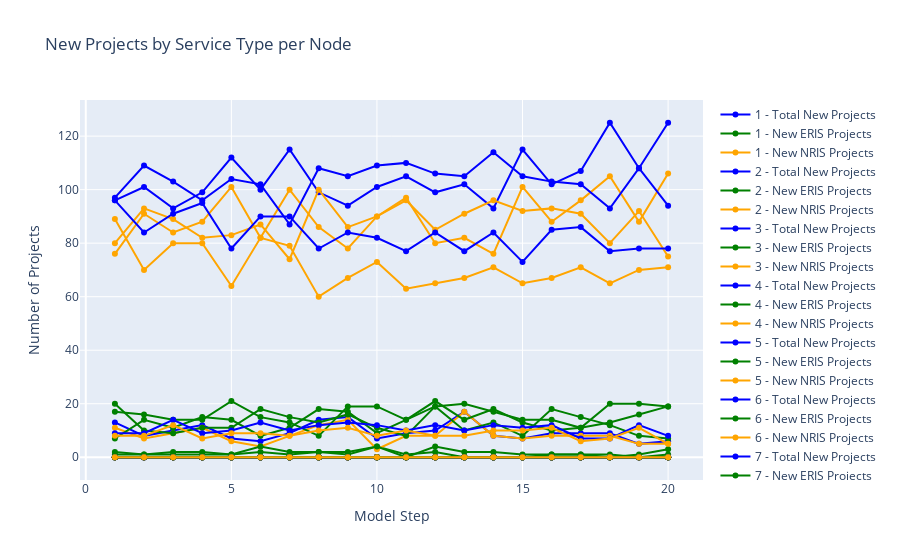
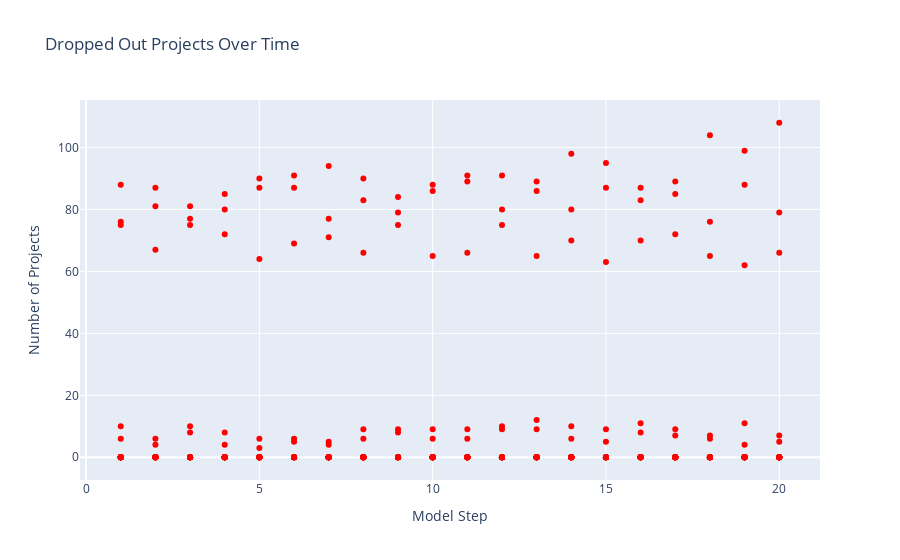
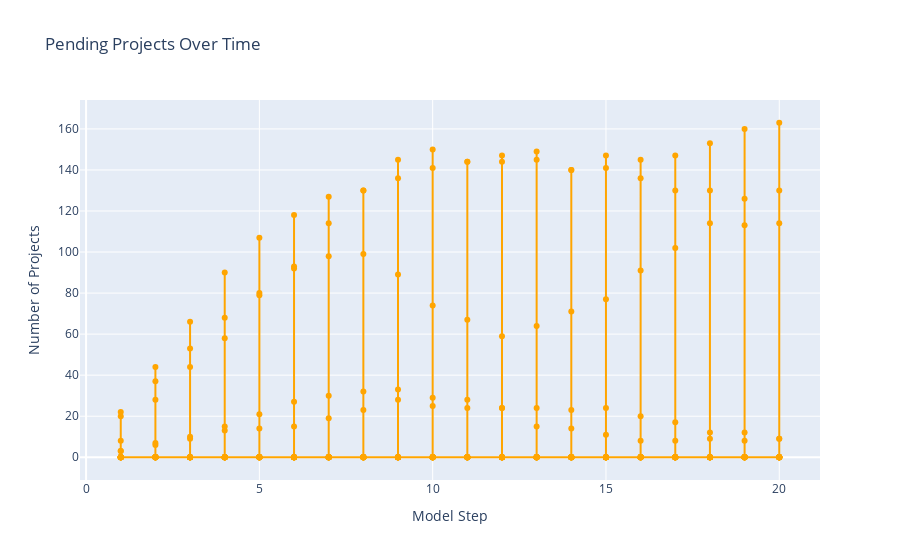
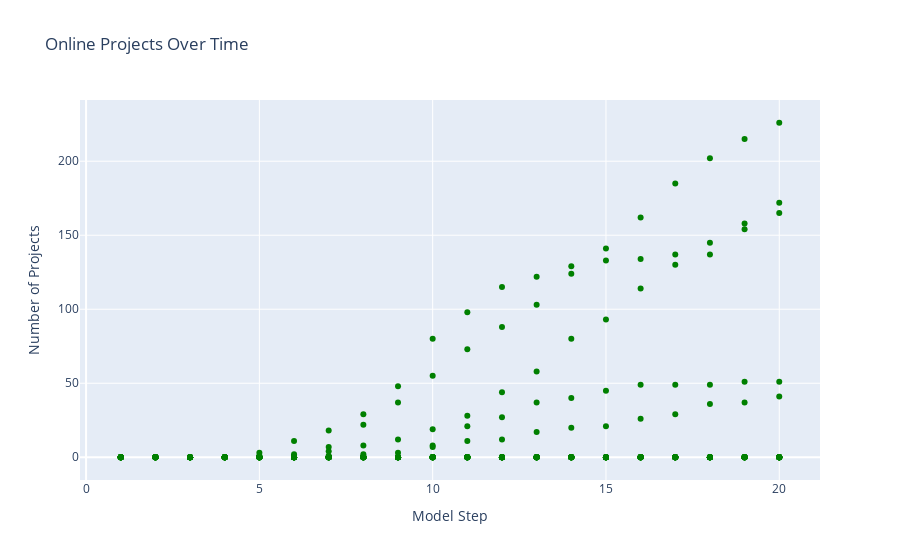

Notebook code cell kept with these figures, in order:
### Markdown cell above
# Node Plots

### Code cell
import pandas as pd
import plotly.graph_objects as go

# Load the CSV
df = pd.read_csv("node_round_summary.csv")

# Get unique node IDs
nodes = df['node_id'].unique()
import plotly.graph_objects as go

# --- Projects by Service Type ---
fig_projects = go.Figure()

for node in nodes:
    node_df = df[df['node_id'] == node]
    
    # Total new projects this step
    fig_projects.add_trace(go.Scatter(
        x=node_df['model_step'],
        y=node_df['num_projects'],
        mode='lines+markers',
        name=f"{node} - Total New Projects",
        line=dict(color='blue')
    ))
    
    # New ERIS projects
    fig_projects.add_trace(go.Scatter(
        x=node_df['model_step'],
        y=node_df['new_eris_count'],
        mode='lines+markers',
        name=f"{node} - New ERIS Projects",
        line=dict(color='green')
    ))
    
    # New NRIS projects
    fig_projects.add_trace(go.Scatter(
        x=node_df['model_step'],
        y=node_df['new_nris_count'],
        mode='lines+markers',
        name=f"{node} - New NRIS Projects",
        line=dict(color='orange')
    ))

fig_projects.update_layout(
    title="New Projects by Service Type per Node",
    xaxis_title="Model Step",
    yaxis_title="Number of Projects"
)

fig_projects.show()

# -------------------------------
# 1. Dropped Out Projects Over Time
fig_dropped = go.Figure()
fig_dropped.add_trace(go.Scatter(
    x=df['model_step'],
    y=df['new_dropped_out'],  # updated to match node_summary variable
    mode='markers',
    name='Dropped Out',
    line=dict(color='red')
))
fig_dropped.update_layout(
    title="Dropped Out Projects Over Time",
    xaxis_title="Model Step",
    yaxis_title="Number of Projects"
)
fig_dropped.show()

# -------------------------------
# 2. Pending Projects Over Time
fig_pending = go.Figure()
fig_pending.add_trace(go.Scatter(
    x=df['model_step'],
    y=df['total_pending_count'],  # matches node_summary
    mode='lines+markers',
    name='Pending',
    line=dict(color='orange')
))
fig_pending.update_layout(
    title="Pending Projects Over Time",
    xaxis_title="Model Step",
    yaxis_title="Number of Projects"
)
fig_pending.show()

# -------------------------------
# 3. Online Projects Over Time
fig_online = go.Figure()
fig_online.add_trace(go.Scatter(
    x=df['model_step'],
    y=df['total_online_count'],  # matches node_summary
    mode='markers',
    name='Online',
    line=dict(color='green')
))
fig_online.update_layout(
    title="Online Projects Over Time",
    xaxis_title="Model Step",
    yaxis_title="Number of Projects"
)
fig_online.show()

# -------------------------------
# 4. Installed vs Available Capacity
fig_available_capacity = go.Figure()
for node in nodes:
    node_df = df[df['node_id'] == node]
    fig_available_capacity.add_trace(go.Scatter(
        x=node_df['model_step'], y=node_df['available_capacity'],
        mode='lines+markers',
        name=f"{node} - Available Capacity"
    ))

fig_available_capacity.update_layout(
    title="Available Capacity per Node",
    xaxis_title="Model Step",
    yaxis_title="MW"
)
fig_available_capacity.show()

fig_capacity = go.Figure()
for node in nodes:
    node_df = df[df['node_id'] == node]
    fig_capacity.add_trace(go.Scatter(
        x=node_df['model_step'], y=node_df['installed_capacity'],  # fixed typo
        mode='lines+markers',
        name=f"{node} - Installed Capacity"
    ))
fig_capacity.update_layout(
    title="Installed  Capacity per Node",
    xaxis_title="Model Step",
    yaxis_title="MW"
)
fig_capacity.show()


# -------------------------------
# 5. Congestion Indicator
fig_congestion = go.Figure()
for node in nodes:
    node_df = df[df['node_id'] == node]
    fig_congestion.add_trace(go.Scatter(
        x=node_df['model_step'], y=node_df['congestion_indicator'],
        mode='lines+markers',
        name=f"{node} - Congestion"
    ))
fig_congestion.update_layout(
    title="Node Congestion Indicator Over Time",
    xaxis_title="Model Step",
    yaxis_title="Congestion Indicator"
)
fig_congestion.show()

# -------------------------------
# 6. Average Assigned Costs
cost_cols = [
    "avg_cost_eris_dropped_out", "avg_cost_nris_dropped_out",
    "avg_cost_eris_pending", "avg_cost_nris_pending",
    "avg_cost_eris_online", "avg_cost_nris_online"
]
fig_costs = go.Figure()
for node in nodes:
    node_df = df[df['node_id'] == node]
    for col in cost_cols:
        fig_costs.add_trace(go.Scatter(
            x=node_df['model_step'], y=node_df[col],
            mode='lines+markers',
            name=f"{node} - {col}"
        ))
fig_costs.update_layout(
    title="Average Assigned Costs per Status & Service Type",
    xaxis_title="Model Step",
    yaxis_title="Average Cost ($/MW)"
)
fig_costs.show()

# -------------------------------
# 7. MW sums per status & service type
mw_cols = [
    "pending_eris_mw", "pending_nris_mw",
    "online_eris_mw", "online_nris_mw",
    "dropped_out_eris_mw", "dropped_out_nris_mw"
]
fig_mw = go.Figure()
for node in nodes:
    node_df = df[df['node_id'] == node]
    for col in mw_cols:
        fig_mw.add_trace(go.Scatter(
            x=node_df['model_step'], y=node_df[col],
            mode='lines+markers',
            name=f"{node} - {col}"
        ))
fig_mw.update_layout(
    title="MW Sums per Status & Service Type",
    xaxis_title="Model Step",
    yaxis_title="MW"
)
fig_mw.show()
fig_time= go.Figure()
fig_time.add_trace(go.Scatter(
    x=df['model_step'],
    y=df['avg_construction_time'],
    mode='markers',
    name='Construction Time'
))
fig_time.add_trace(go.Scatter(
    x=df['model_step'],
    y=df['avg_study_time'],
    mode='markers',
    name='study Time'
))
fig_time.update_layout(
    title="Construction and study Time",
    xaxis_title="Model Step",
    yaxis_title="Year"
)
fig_time.show()
import pandas as pd
import plotly.graph_objects as go

# Load CSV
df = pd.read_csv("node_round_summary.csv")

# Define the cost columns by status and service type
cost_status = {
    "Dropped Out": ["avg_cost_eris_dropped_out", "avg_cost_nris_dropped_out"],
    "Pending": ["avg_cost_eris_pending", "avg_cost_nris_pending"],
    "Online": ["avg_cost_eris_online", "avg_cost_nris_online"]
}

colors = {"ERIS":"green","NRIS":"orange"}

# Aggregate system-level costs (average across nodes per step)
system_df = df.groupby("model_step")[list(df.columns)].mean().reset_index()

# Plot
fig_costs = go.Figure()

for status, cols in cost_status.items():
    for col in cols:
        service = "ERIS" if "eris" in col else "NRIS"
        fig_costs.add_trace(go.Scatter(
            x=system_df['model_step'],
            y=system_df[col],
            mode='lines+markers',
            name=f"{service} ({status})",
            line=dict(color=colors[service])
        ))

fig_costs.update_layout(
    title="System-Level Average Assigned Costs per Status & Service Type",
    xaxis_title="Model Step",
    yaxis_title="Average Cost ($/MW)"
)

fig_costs.show()

### Figure 1 — Plotly figure (JSON) as saved in the notebook; plotly's stock layout.template omitted (floating-point values rounded to 4 significant figures)
{"data": [{"line": {"color": "blue"}, "mode": "lines+markers", "name": "1 - Total New Projects", "type": "scatter", "x": [1, 2, 3, 4, 5, 6, 7, 8, 9, 10, 11, 12, 13, 14, 15, 16, 17, 18, 19, 20], "y": [0, 0, 0, 0, 0, 0, 0, 0, 0, 0, 0, 0, 0, 0, 0, 0, 0, 0, 0, 0]}, {"line": {"color": "green"}, "mode": "lines+markers", "name": "1 - New ERIS Projects", "type": "scatter", "x": [1, 2, 3, 4, 5, 6, 7, 8, 9, 10, 11, 12, 13, 14, 15, 16, 17, 18, 19, 20], "y": [0, 0, 0, 0, 0, 0, 0, 0, 0, 0, 0, 0, 0, 0, 0, 0, 0, 0, 0, 0]}, {"line": {"color": "orange"}, "mode": "lines+markers", "name": "1 - New NRIS Projects", "type": "scatter", "x": [1, 2, 3, 4, 5, 6, 7, 8, 9, 10, 11, 12, 13, 14, 15, 16, 17, 18, 19, 20], "y": [0, 0, 0, 0, 0, 0, 0, 0, 0, 0, 0, 0, 0, 0, 0, 0, 0, 0, 0, 0]}, {"line": {"color": "blue"}, "mode": "lines+markers", "name": "2 - Total New Projects", "type": "scatter", "x": [1, 2, 3, 4, 5, 6, 7, 8, 9, 10, 11, 12, 13, 14, 15, 16, 17, 18, 19, 20], "y": [0, 0, 0, 0, 0, 0, 0, 0, 0, 0, 0, 0, 0, 0, 0, 0, 0, 0, 0, 0]}, {"line": {"color": "green"}, "mode": "lines+markers", "name": "2 - New ERIS Projects", "type": "scatter", "x": [1, 2, 3, 4, 5, 6, 7, 8, 9, 10, 11, 12, 13, 14, 15, 16, 17, 18, 19, 20], "y": [0, 0, 0, 0, 0, 0, 0, 0, 0, 0, 0, 0, 0, 0, 0, 0, 0, 0, 0, 0]}, {"line": {"color": "orange"}, "mode": "lines+markers", "name": "2 - New NRIS Projects", "type": "scatter", "x": [1, 2, 3, 4, 5, 6, 7, 8, 9, 10, 11, 12, 13, 14, 15, 16, 17, 18, 19, 20], "y": [0, 0, 0, 0, 0, 0, 0, 0, 0, 0, 0, 0, 0, 0, 0, 0, 0, 0, 0, 0]}, {"line": {"color": "blue"}, "mode": "lines+markers", "name": "3 - Total New Projects", "type": "scatter", "x": [1, 2, 3, 4, 5, 6, 7, 8, 9, 10, 11, 12, 13, 14, 15, 16, 17, 18, 19, 20], "y": [0, 0, 0, 0, 0, 0, 0, 0, 0, 0, 0, 0, 0, 0, 0, 0, 0, 0, 0, 0]}, {"line": {"color": "green"}, "mode": "lines+markers", "name": "3 - New ERIS Projects", "type": "scatter", "x": [1, 2, 3, 4, 5, 6, 7, 8, 9, 10, 11, 12, 13, 14, 15, 16, 17, 18, 19, 20], "y": [0, 0, 0, 0, 0, 0, 0, 0, 0, 0, 0, 0, 0, 0, 0, 0, 0, 0, 0, 0]}, {"line": {"color": "orange"}, "mode": "lines+markers", "name": "3 - New NRIS Projects", "type": "scatter", "x": [1, 2, 3, 4, 5, 6, 7, 8, 9, 10, 11, 12, 13, 14, 15, 16, 17, 18, 19, 20], "y": [0, 0, 0, 0, 0, 0, 0, 0, 0, 0, 0, 0, 0, 0, 0, 0, 0, 0, 0, 0]}, {"line": {"color": "blue"}, "mode": "lines+markers", "name": "4 - Total New Projects", "type": "scatter", "x": [1, 2, 3, 4, 5, 6, 7, 8, 9, 10, 11, 12, 13, 14, 15, 16, 17, 18, 19, 20], "y": [13, 8, 10, 12, 7, 6, 9, 14, 15, 7, 9, 10, 17, 8, 7, 9, 9, 9, 5, 6]}, {"line": {"color": "green"}, "mode": "lines+markers", "name": "4 - New ERIS Projects", "type": "scatter", "x": [1, 2, 3, 4, 5, 6, 7, 8, 9, 10, 11, 12, 13, 14, 15, 16, 17, 18, 19, 20], "y": [2, 1, 1, 1, 1, 2, 1, 2, 1, 4, 1, 2, 0, 0, 0, 1, 1, 1, 0, 1]}, {"line": {"color": "orange"}, "mode": "lines+markers", "name": "4 - New NRIS Projects", "type": "scatter", "x": [1, 2, 3, 4, 5, 6, 7, 8, 9, 10, 11, 12, 13, 14, 15, 16, 17, 18, 19, 20], "y": [11, 7, 9, 11, 6, 4, 8, 12, 14, 3, 8, 8, 17, 8, 7, 8, 8, 8, 5, 5]}, {"line": {"color": "blue"}, "mode": "lines+markers", "name": "5 - Total New Projects", "type": "scatter", "x": [1, 2, 3, 4, 5, 6, 7, 8, 9, 10, 11, 12, 13, 14, 15, 16, 17, 18, 19, 20], "y": [96, 101, 93, 99, 112, 100, 115, 99, 94, 101, 105, 99, 102, 93, 115, 102, 107, 125, 108, 125]}, {"line": {"color": "green"}, "mode": "lines+markers", "name": "5 - New ERIS Projects", "type": "scatter", "x": [1, 2, 3, 4, 5, 6, 7, 8, 9, 10, 11, 12, 13, 14, 15, 16, 17, 18, 19, 20], "y": [20, 10, 9, 11, 11, 18, 15, 13, 16, 11, 8, 19, 20, 17, 14, 14, 11, 20, 20, 19]}, {"line": {"color": "orange"}, "mode": "lines+markers", "name": "5 - New NRIS Projects", "type": "scatter", "x": [1, 2, 3, 4, 5, 6, 7, 8, 9, 10, 11, 12, 13, 14, 15, 16, 17, 18, 19, 20], "y": [76, 91, 84, 88, 101, 82, 100, 86, 78, 90, 97, 80, 82, 76, 101, 88, 96, 105, 88, 106]}, {"line": {"color": "blue"}, "mode": "lines+markers", "name": "6 - Total New Projects", "type": "scatter", "x": [1, 2, 3, 4, 5, 6, 7, 8, 9, 10, 11, 12, 13, 14, 15, 16, 17, 18, 19, 20], "y": [0, 0, 0, 0, 0, 0, 0, 0, 0, 0, 0, 0, 0, 0, 0, 0, 0, 0, 0, 0]}, {"line": {"color": "green"}, "mode": "lines+markers", "name": "6 - New ERIS Projects", "type": "scatter", "x": [1, 2, 3, 4, 5, 6, 7, 8, 9, 10, 11, 12, 13, 14, 15, 16, 17, 18, 19, 20], "y": [0, 0, 0, 0, 0, 0, 0, 0, 0, 0, 0, 0, 0, 0, 0, 0, 0, 0, 0, 0]}, {"line": {"color": "orange"}, "mode": "lines+markers", "name": "6 - New NRIS Projects", "type": "scatter", "x": [1, 2, 3, 4, 5, 6, 7, 8, 9, 10, 11, 12, 13, 14, 15, 16, 17, 18, 19, 20], "y": [0, 0, 0, 0, 0, 0, 0, 0, 0, 0, 0, 0, 0, 0, 0, 0, 0, 0, 0, 0]}, {"line": {"color": "blue"}, "mode": "lines+markers", "name": "7 - Total New Projects", "type": "scatter", "x": [1, 2, 3, 4, 5, 6, 7, 8, 9, 10, 11, 12, 13, 14, 15, 16, 17, 18, 19, 20], "y": [0, 0, 0, 0, 0, 0, 0, 0, 0, 0, 0, 0, 0, 0, 0, 0, 0, 0, 0, 0]}, {"line": {"color": "green"}, "mode": "lines+markers", "name": "7 - New ERIS Projects", "type": "scatter", "x": [1, 2, 3, 4, 5, 6, 7, 8, 9, 10, 11, 12, 13, 14, 15, 16, 17, 18, 19, 20], "y": [0, 0, 0, 0, 0, 0, 0, 0, 0, 0, 0, 0, 0, 0, 0, 0, 0, 0, 0, 0]}, {"line": {"color": "orange"}, "mode": "lines+markers", "name": "7 - New NRIS Projects", "type": "scatter", "x": [1, 2, 3, 4, 5, 6, 7, 8, 9, 10, 11, 12, 13, 14, 15, 16, 17, 18, 19, 20], "y": [0, 0, 0, 0, 0, 0, 0, 0, 0, 0, 0, 0, 0, 0, 0, 0, 0, 0, 0, 0]}, {"line": {"color": "blue"}, "mode": "lines+markers", "name": "8 - Total New Projects", "type": "scatter", "x": [1, 2, 3, 4, 5, 6, 7, 8, 9, 10, 11, 12, 13, 14, 15, 16, 17, 18, 19, 20], "y": [0, 0, 0, 0, 0, 0, 0, 0, 0, 0, 0, 0, 0, 0, 0, 0, 0, 0, 0, 0]}, {"line": {"color": "green"}, "mode": "lines+markers", "name": "8 - New ERIS Projects", "type": "scatter", "x": [1, 2, 3, 4, 5, 6, 7, 8, 9, 10, 11, 12, 13, 14, 15, 16, 17, 18, 19, 20], "y": [0, 0, 0, 0, 0, 0, 0, 0, 0, 0, 0, 0, 0, 0, 0, 0, 0, 0, 0, 0]}, {"line": {"color": "orange"}, "mode": "lines+markers", "name": "8 - New NRIS Projects", "type": "scatter", "x": [1, 2, 3, 4, 5, 6, 7, 8, 9, 10, 11, 12, 13, 14, 15, 16, 17, 18, 19, 20], "y": [0, 0, 0, 0, 0, 0, 0, 0, 0, 0, 0, 0, 0, 0, 0, 0, 0, 0, 0, 0]}, {"line": {"color": "blue"}, "mode": "lines+markers", "name": "9 - Total New Projects", "type": "scatter", "x": [1, 2, 3, 4, 5, 6, 7, 8, 9, 10, 11, 12, 13, 14, 15, 16, 17, 18, 19, 20], "y": [97, 109, 103, 96, 104, 102, 87, 108, 105, 109, 110, 106, 105, 114, 105, 103, 102, 93, 108, 94]}, {"line": {"color": "green"}, "mode": "lines+markers", "name": "9 - New ERIS Projects", "type": "scatter", "x": [1, 2, 3, 4, 5, 6, 7, 8, 9, 10, 11, 12, 13, 14, 15, 16, 17, 18, 19, 20], "y": [17, 16, 14, 14, 21, 15, 13, 8, 19, 19, 14, 21, 14, 18, 13, 10, 11, 13, 16, 19]}, {"line": {"color": "orange"}, "mode": "lines+markers", "name": "9 - New NRIS Projects", "type": "scatter", "x": [1, 2, 3, 4, 5, 6, 7, 8, 9, 10, 11, 12, 13, 14, 15, 16, 17, 18, 19, 20], "y": [80, 93, 89, 82, 83, 87, 74, 100, 86, 90, 96, 85, 91, 96, 92, 93, 91, 80, 92, 75]}, {"line": {"color": "blue"}, "mode": "lines+markers", "name": "10 - Total New Projects", "type": "scatter", "x": [1, 2, 3, 4, 5, 6, 7, 8, 9, 10, 11, 12, 13, 14, 15, 16, 17, 18, 19, 20], "y": [0, 0, 0, 0, 0, 0, 0, 0, 0, 0, 0, 0, 0, 0, 0, 0, 0, 0, 0, 0]}, {"line": {"color": "green"}, "mode": "lines+markers", "name": "10 - New ERIS Projects", "type": "scatter", "x": [1, 2, 3, 4, 5, 6, 7, 8, 9, 10, 11, 12, 13, 14, 15, 16, 17, 18, 19, 20], "y": [0, 0, 0, 0, 0, 0, 0, 0, 0, 0, 0, 0, 0, 0, 0, 0, 0, 0, 0, 0]}, {"line": {"color": "orange"}, "mode": "lines+markers", "name": "10 - New NRIS Projects", "type": "scatter", "x": [1, 2, 3, 4, 5, 6, 7, 8, 9, 10, 11, 12, 13, 14, 15, 16, 17, 18, 19, 20], "y": [0, 0, 0, 0, 0, 0, 0, 0, 0, 0, 0, 0, 0, 0, 0, 0, 0, 0, 0, 0]}, {"line": {"color": "blue"}, "mode": "lines+markers", "name": "11 - Total New Projects", "type": "scatter", "x": [1, 2, 3, 4, 5, 6, 7, 8, 9, 10, 11, 12, 13, 14, 15, 16, 17, 18, 19, 20], "y": [0, 0, 0, 0, 0, 0, 0, 0, 0, 0, 0, 0, 0, 0, 0, 0, 0, 0, 0, 0]}, {"line": {"color": "green"}, "mode": "lines+markers", "name": "11 - New ERIS Projects", "type": "scatter", "x": [1, 2, 3, 4, 5, 6, 7, 8, 9, 10, 11, 12, 13, 14, 15, 16, 17, 18, 19, 20], "y": [0, 0, 0, 0, 0, 0, 0, 0, 0, 0, 0, 0, 0, 0, 0, 0, 0, 0, 0, 0]}, {"line": {"color": "orange"}, "mode": "lines+markers", "name": "11 - New NRIS Projects", "type": "scatter", "x": [1, 2, 3, 4, 5, 6, 7, 8, 9, 10, 11, 12, 13, 14, 15, 16, 17, 18, 19, 20], "y": [0, 0, 0, 0, 0, 0, 0, 0, 0, 0, 0, 0, 0, 0, 0, 0, 0, 0, 0, 0]}, {"line": {"color": "blue"}, "mode": "lines+markers", "name": "12 - Total New Projects", "type": "scatter", "x": [1, 2, 3, 4, 5, 6, 7, 8, 9, 10, 11, 12, 13, 14, 15, 16, 17, 18, 19, 20], "y": [0, 0, 0, 0, 0, 0, 0, 0, 0, 0, 0, 0, 0, 0, 0, 0, 0, 0, 0, 0]}, {"line": {"color": "green"}, "mode": "lines+markers", "name": "12 - New ERIS Projects", "type": "scatter", "x": [1, 2, 3, 4, 5, 6, 7, 8, 9, 10, 11, 12, 13, 14, 15, 16, 17, 18, 19, 20], "y": [0, 0, 0, 0, 0, 0, 0, 0, 0, 0, 0, 0, 0, 0, 0, 0, 0, 0, 0, 0]}, {"line": {"color": "orange"}, "mode": "lines+markers", "name": "12 - New NRIS Projects", "type": "scatter", "x": [1, 2, 3, 4, 5, 6, 7, 8, 9, 10, 11, 12, 13, 14, 15, 16, 17, 18, 19, 20], "y": [0, 0, 0, 0, 0, 0, 0, 0, 0, 0, 0, 0, 0, 0, 0, 0, 0, 0, 0, 0]}, {"line": {"color": "blue"}, "mode": "lines+markers", "name": "13 - Total New Projects", "type": "scatter", "x": [1, 2, 3, 4, 5, 6, 7, 8, 9, 10, 11, 12, 13, 14, 15, 16, 17, 18, 19, 20], "y": [0, 0, 0, 0, 0, 0, 0, 0, 0, 0, 0, 0, 0, 0, 0, 0, 0, 0, 0, 0]}, {"line": {"color": "green"}, "mode": "lines+markers", "name": "13 - New ERIS Projects", "type": "scatter", "x": [1, 2, 3, 4, 5, 6, 7, 8, 9, 10, 11, 12, 13, 14, 15, 16, 17, 18, 19, 20], "y": [0, 0, 0, 0, 0, 0, 0, 0, 0, 0, 0, 0, 0, 0, 0, 0, 0, 0, 0, 0]}, {"line": {"color": "orange"}, "mode": "lines+markers", "name": "13 - New NRIS Projects", "type": "scatter", "x": [1, 2, 3, 4, 5, 6, 7, 8, 9, 10, 11, 12, 13, 14, 15, 16, 17, 18, 19, 20], "y": [0, 0, 0, 0, 0, 0, 0, 0, 0, 0, 0, 0, 0, 0, 0, 0, 0, 0, 0, 0]}, {"line": {"color": "blue"}, "mode": "lines+markers", "name": "14 - Total New Projects", "type": "scatter", "x": [1, 2, 3, 4, 5, 6, 7, 8, 9, 10, 11, 12, 13, 14, 15, 16, 17, 18, 19, 20], "y": [0, 0, 0, 0, 0, 0, 0, 0, 0, 0, 0, 0, 0, 0, 0, 0, 0, 0, 0, 0]}, {"line": {"color": "green"}, "mode": "lines+markers", "name": "14 - New ERIS Projects", "type": "scatter", "x": [1, 2, 3, 4, 5, 6, 7, 8, 9, 10, 11, 12, 13, 14, 15, 16, 17, 18, 19, 20], "y": [0, 0, 0, 0, 0, 0, 0, 0, 0, 0, 0, 0, 0, 0, 0, 0, 0, 0, 0, 0]}, {"line": {"color": "orange"}, "mode": "lines+markers", "name": "14 - New NRIS Projects", "type": "scatter", "x": [1, 2, 3, 4, 5, 6, 7, 8, 9, 10, 11, 12, 13, 14, 15, 16, 17, 18, 19, 20], "y": [0, 0, 0, 0, 0, 0, 0, 0, 0, 0, 0, 0, 0, 0, 0, 0, 0, 0, 0, 0]}, {"line": {"color": "blue"}, "mode": "lines+markers", "name": "15 - Total New Projects", "type": "scatter", "x": [1, 2, 3, 4, 5, 6, 7, 8, 9, 10, 11, 12, 13, 14, 15, 16, 17, 18, 19, 20], "y": [0, 0, 0, 0, 0, 0, 0, 0, 0, 0, 0, 0, 0, 0, 0, 0, 0, 0, 0, 0]}, {"line": {"color": "green"}, "mode": "lines+markers", "name": "15 - New ERIS Projects", "type": "scatter", "x": [1, 2, 3, 4, 5, 6, 7, 8, 9, 10, 11, 12, 13, 14, 15, 16, 17, 18, 19, 20], "y": [0, 0, 0, 0, 0, 0, 0, 0, 0, 0, 0, 0, 0, 0, 0, 0, 0, 0, 0, 0]}, {"line": {"color": "orange"}, "mode": "lines+markers", "name": "15 - New NRIS Projects", "type": "scatter", "x": [1, 2, 3, 4, 5, 6, 7, 8, 9, 10, 11, 12, 13, 14, 15, 16, 17, 18, 19, 20], "y": [0, 0, 0, 0, 0, 0, 0, 0, 0, 0, 0, 0, 0, 0, 0, 0, 0, 0, 0, 0]}, {"line": {"color": "blue"}, "mode": "lines+markers", "name": "16 - Total New Projects", "type": "scatter", "x": [1, 2, 3, 4, 5, 6, 7, 8, 9, 10, 11, 12, 13, 14, 15, 16, 17, 18, 19, 20], "y": [96, 84, 91, 95, 78, 90, 90, 78, 84, 82, 77, 84, 77, 84, 73, 85, 86, 77, 78, 78]}, {"line": {"color": "green"}, "mode": "lines+markers", "name": "16 - New ERIS Projects", "type": "scatter", "x": [1, 2, 3, 4, 5, 6, 7, 8, 9, 10, 11, 12, 13, 14, 15, 16, 17, 18, 19, 20], "y": [7, 14, 11, 15, 14, 8, 11, 18, 17, 9, 14, 19, 10, 13, 8, 18, 15, 12, 8, 7]}, {"line": {"color": "orange"}, "mode": "lines+markers", "name": "16 - New NRIS Projects", "type": "scatter", "x": [1, 2, 3, 4, 5, 6, 7, 8, 9, 10, 11, 12, 13, 14, 15, 16, 17, 18, 19, 20], "y": [89, 70, 80, 80, 64, 82, 79, 60, 67, 73, 63, 65, 67, 71, 65, 67, 71, 65, 70, 71]}, {"line": {"color": "blue"}, "mode": "lines+markers", "name": "17 - Total New Projects", "type": "scatter", "x": [1, 2, 3, 4, 5, 6, 7, 8, 9, 10, 11, 12, 13, 14, 15, 16, 17, 18, 19, 20], "y": [9, 9, 14, 9, 10, 13, 10, 12, 13, 12, 10, 12, 10, 12, 11, 12, 7, 7, 12, 8]}, {"line": {"color": "green"}, "mode": "lines+markers", "name": "17 - New ERIS Projects", "type": "scatter", "x": [1, 2, 3, 4, 5, 6, 7, 8, 9, 10, 11, 12, 13, 14, 15, 16, 17, 18, 19, 20], "y": [1, 1, 2, 2, 1, 4, 2, 2, 2, 4, 0, 4, 2, 2, 1, 1, 1, 0, 1, 3]}, {"line": {"color": "orange"}, "mode": "lines+markers", "name": "17 - New NRIS Projects", "type": "scatter", "x": [1, 2, 3, 4, 5, 6, 7, 8, 9, 10, 11, 12, 13, 14, 15, 16, 17, 18, 19, 20], "y": [8, 8, 12, 7, 9, 9, 8, 10, 11, 8, 10, 8, 8, 10, 10, 11, 6, 7, 11, 5]}, {"line": {"color": "blue"}, "mode": "lines+markers", "name": "18 - Total New Projects", "type": "scatter", "x": [1, 2, 3, 4, 5, 6, 7, 8, 9, 10, 11, 12, 13, 14, 15, 16, 17, 18, 19, 20], "y": [0, 0, 0, 0, 0, 0, 0, 0, 0, 0, 0, 0, 0, 0, 0, 0, 0, 0, 0, 0]}, {"line": {"color": "green"}, "mode": "lines+markers", "name": "18 - New ERIS Projects", "type": "scatter", "x": [1, 2, 3, 4, 5, 6, 7, 8, 9, 10, 11, 12, 13, 14, 15, 16, 17, 18, 19, 20], "y": [0, 0, 0, 0, 0, 0, 0, 0, 0, 0, 0, 0, 0, 0, 0, 0, 0, 0, 0, 0]}, {"line": {"color": "orange"}, "mode": "lines+markers", "name": "18 - New NRIS Projects", "type": "scatter", "x": [1, 2, 3, 4, 5, 6, 7, 8, 9, 10, 11, 12, 13, 14, 15, 16, 17, 18, 19, 20], "y": [0, 0, 0, 0, 0, 0, 0, 0, 0, 0, 0, 0, 0, 0, 0, 0, 0, 0, 0, 0]}, {"line": {"color": "blue"}, "mode": "lines+markers", "name": "19 - Total New Projects", "type": "scatter", "x": [1, 2, 3, 4, 5, 6, 7, 8, 9, 10, 11, 12, 13, 14, 15, 16, 17, 18, 19, 20], "y": [0, 0, 0, 0, 0, 0, 0, 0, 0, 0, 0, 0, 0, 0, 0, 0, 0, 0, 0, 0]}, {"line": {"color": "green"}, "mode": "lines+markers", "name": "19 - New ERIS Projects", "type": "scatter", "x": [1, 2, 3, 4, 5, 6, 7, 8, 9, 10, 11, 12, 13, 14, 15, 16, 17, 18, 19, 20], "y": [0, 0, 0, 0, 0, 0, 0, 0, 0, 0, 0, 0, 0, 0, 0, 0, 0, 0, 0, 0]}, {"line": {"color": "orange"}, "mode": "lines+markers", "name": "19 - New NRIS Projects", "type": "scatter", "x": [1, 2, 3, 4, 5, 6, 7, 8, 9, 10, 11, 12, 13, 14, 15, 16, 17, 18, 19, 20], "y": [0, 0, 0, 0, 0, 0, 0, 0, 0, 0, 0, 0, 0, 0, 0, 0, 0, 0, 0, 0]}, {"line": {"color": "blue"}, "mode": "lines+markers", "name": "20 - Total New Projects", "type": "scatter", "x": [1, 2, 3, 4, 5, 6, 7, 8, 9, 10, 11, 12, 13, 14, 15, 16, 17, 18, 19, 20], "y": [0, 0, 0, 0, 0, 0, 0, 0, 0, 0, 0, 0, 0, 0, 0, 0, 0, 0, 0, 0]}, {"line": {"color": "green"}, "mode": "lines+markers", "name": "20 - New ERIS Projects", "type": "scatter", "x": [1, 2, 3, 4, 5, 6, 7, 8, 9, 10, 11, 12, 13, 14, 15, 16, 17, 18, 19, 20], "y": [0, 0, 0, 0, 0, 0, 0, 0, 0, 0, 0, 0, 0, 0, 0, 0, 0, 0, 0, 0]}, {"line": {"color": "orange"}, "mode": "lines+markers", "name": "20 - New NRIS Projects", "type": "scatter", "x": [1, 2, 3, 4, 5, 6, 7, 8, 9, 10, 11, 12, 13, 14, 15, 16, 17, 18, 19, 20], "y": [0, 0, 0, 0, 0, 0, 0, 0, 0, 0, 0, 0, 0, 0, 0, 0, 0, 0, 0, 0]}], "layout": {"title": {"text": "New Projects by Service Type per Node"}, "xaxis": {"title": {"text": "Model Step"}}, "yaxis": {"title": {"text": "Number of Projects"}}}}

### Figure 2 — Plotly figure (JSON) as saved in the notebook; plotly's stock layout.template omitted (floating-point values rounded to 4 significant figures; data arrays with more than 128 entries replaced by an {"elided": "..."} marker saying what was removed)
{"data": [{"line": {"color": "red"}, "mode": "markers", "name": "Dropped Out", "type": "scatter", "x": {"elided": "400 int values"}, "y": {"elided": "400 int values"}}], "layout": {"title": {"text": "Dropped Out Projects Over Time"}, "xaxis": {"title": {"text": "Model Step"}}, "yaxis": {"title": {"text": "Number of Projects"}}}}

### Figure 3 — Plotly figure (JSON) as saved in the notebook; plotly's stock layout.template omitted (floating-point values rounded to 4 significant figures; data arrays with more than 128 entries replaced by an {"elided": "..."} marker saying what was removed)
{"data": [{"line": {"color": "orange"}, "mode": "lines+markers", "name": "Pending", "type": "scatter", "x": {"elided": "400 int values"}, "y": {"elided": "400 int values"}}], "layout": {"title": {"text": "Pending Projects Over Time"}, "xaxis": {"title": {"text": "Model Step"}}, "yaxis": {"title": {"text": "Number of Projects"}}}}

### Figure 4 — Plotly figure (JSON) as saved in the notebook; plotly's stock layout.template omitted (floating-point values rounded to 4 significant figures; data arrays with more than 128 entries replaced by an {"elided": "..."} marker saying what was removed)
{"data": [{"line": {"color": "green"}, "mode": "markers", "name": "Online", "type": "scatter", "x": {"elided": "400 int values"}, "y": {"elided": "400 int values"}}], "layout": {"title": {"text": "Online Projects Over Time"}, "xaxis": {"title": {"text": "Model Step"}}, "yaxis": {"title": {"text": "Number of Projects"}}}}
